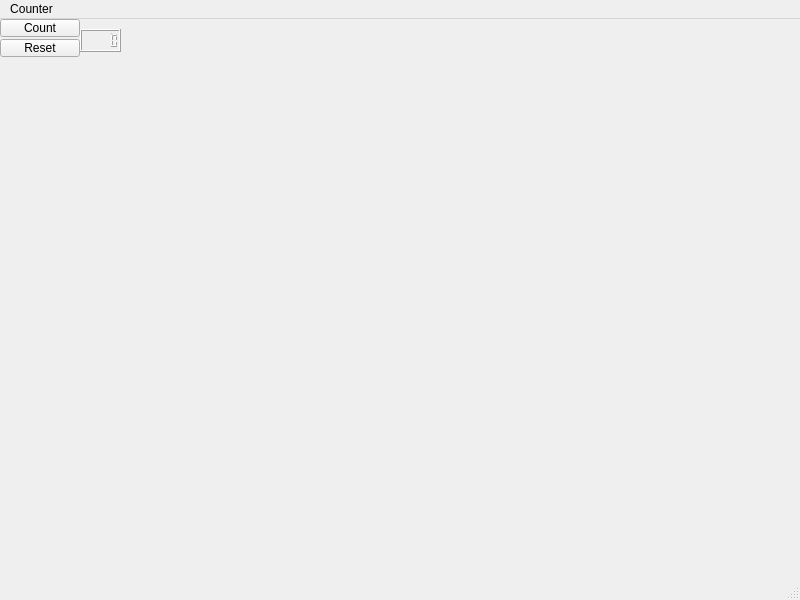
<?xml version="1.0" encoding="UTF-8"?>
<ui version="4.0">
 <class>MainWindow</class>
 <widget class="QMainWindow" name="MainWindow">
  <property name="geometry">
   <rect>
    <x>0</x>
    <y>0</y>
    <width>800</width>
    <height>600</height>
   </rect>
  </property>
  <property name="windowTitle">
   <string>MainWindow</string>
  </property>
  <widget class="QWidget" name="centralwidget">
   <widget class="QPushButton" name="pushButton">
    <property name="geometry">
     <rect>
      <x>0</x>
      <y>0</y>
      <width>80</width>
      <height>18</height>
     </rect>
    </property>
    <property name="text">
     <string>Count</string>
    </property>
   </widget>
   <widget class="QPushButton" name="pushButton_2">
    <property name="geometry">
     <rect>
      <x>0</x>
      <y>20</y>
      <width>80</width>
      <height>18</height>
     </rect>
    </property>
    <property name="text">
     <string>Reset</string>
    </property>
   </widget>
   <widget class="QLCDNumber" name="lcdNumber">
    <property name="geometry">
     <rect>
      <x>80</x>
      <y>10</y>
      <width>41</width>
      <height>23</height>
     </rect>
    </property>
   </widget>
  </widget>
  <widget class="QStatusBar" name="statusbar">
   <property name="mouseTracking">
    <bool>true</bool>
   </property>
   <property name="autoFillBackground">
    <bool>false</bool>
   </property>
  </widget>
  <widget class="QMenuBar" name="menubar">
   <property name="geometry">
    <rect>
     <x>0</x>
     <y>0</y>
     <width>800</width>
     <height>17</height>
    </rect>
   </property>
   <widget class="QMenu" name="menuCounter">
    <property name="title">
     <string>Counter</string>
    </property>
   </widget>
   <addaction name="menuCounter"/>
  </widget>
 </widget>
 <resources/>
 <connections/>
</ui>
